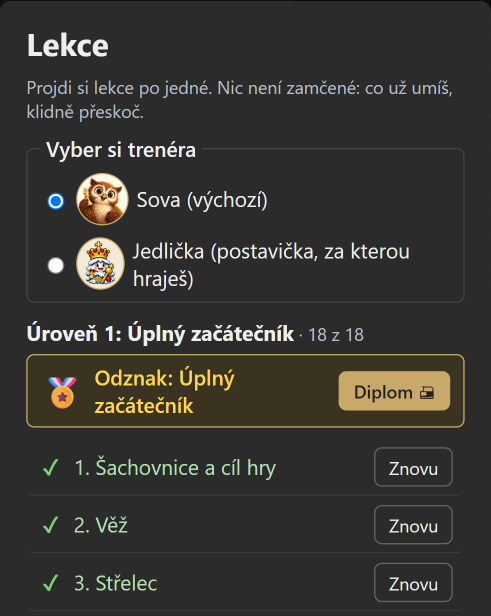
#> input picture assets/social/vanoce-2026/6-12/shots/dip-map.png, 982 x 1232 px, given in place of pz7.png, which was not available (shown at 1/2 size)
$ python prep.py shots/dip-map.png
#> lines starting #> are read from the running program, lines starting #| are printed output that depends on the picture
"""Prepares the pictures and reel specs for December posts 6-12 from the live-site screenshots.
usage: python -I prep.py <dir with raw screenshots>   (writes shots/*, *.json, pf-2027.jpg, ig-svatky.jpg)"""
import json, os, random, sys
from PIL import Image, ImageDraw, ImageFont

RAW = sys.argv[1]
HERE = os.path.dirname(os.path.abspath(__file__))
SHOTS = os.path.join(HERE, "shots")
V1 = os.path.join(HERE, "..", "1-figurky", "shots")
BOLD, REG = r"C:\Windows\Fonts\arialbd.ttf", r"C:\Windows\Fonts\arial.ttf"
BG = (43, 43, 43)


def raw(n):
#> called with n = 'pz7'
    return Image.open(os.path.join(RAW, n + ".png")).convert("RGB")
#> returned value is the input picture: PIL image 982x1232 RGB; mean R, G, B 56.3, 54.8, 51


def save(im, n):
    im.save(os.path.join(SHOTS, n + ".png"))


# puzzle 7: hide the captured-material strip next to the top avatar
p = raw("pz7")
bg = p.getpixel((p.width - 20, 20))
#> bg = (43, 43, 43)
ImageDraw.Draw(p).rectangle((135, 0, 520, 130), fill=bg)
save(p, "pz7")
save(raw("pz10"), "pz10")
#> call 2 of raw, with n = 'pz10'
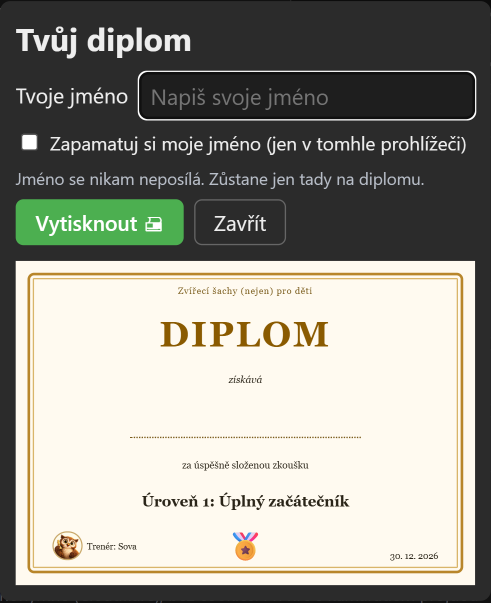
#> input picture assets/social/vanoce-2026/6-12/shots/dip.png, 982 x 1205 px, given in place of pz10.png, which was not available (shown at 1/2 size)
#> in raw, returned value is the input picture: PIL image 982x1205 RGB; mean R, G, B 151.6, 150.2, 140.9

# lesson "Pat a remizy": board without the speech panel, for the question and the 3-step explanation
q = raw("pat4-q")
board = q.crop((0, 0, q.width, 1335))
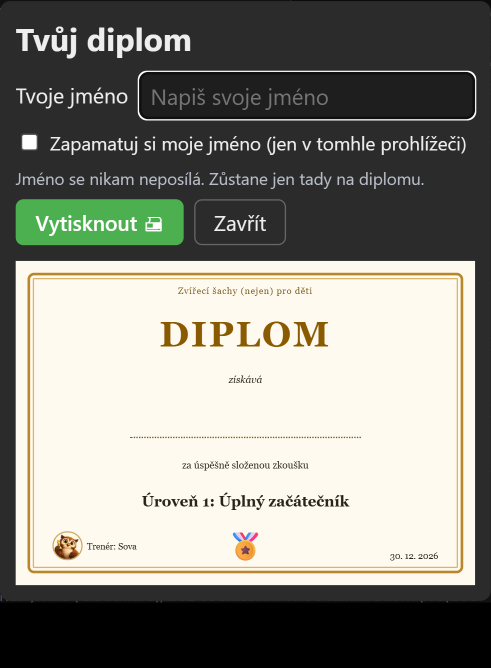
#> board: PIL image 982x1335 RGB (shown at 1/2 size); mean R, G, B 136.8, 135.5, 127.1
save(board, "pat-board")
# red rings on the squares the black king cannot use (g8, g7, h7), in the app's own board geometry
from PIL import Image as I
arr = board.load()
w = board.width
#> w = 982
light = lambda c: c[0] > 220 and c[1] > 210
row = 200
xs = [x for x in range(w) if light(arr[x, row]) or (arr[x, row][1] > arr[x, row][0] + 20)]
#> xs = 43 values from 41 to 951
left, right = xs[0], xs[-1] + 1
#> left = 41; right = 952
col = left + 6
#> col = 47
ys = [y for y in range(60, 1335) if light(arr[col, y]) or (arr[col, y][1] > arr[col, y][0] + 20)]
#> ys = 814 values from 60 to 1169
top = ys[0]
#> top = 60
cell = (right - left) / 8
#> cell = 113.9
print("board", left, right, top, cell)
#| board 41 952 60 113.875
over = board.copy().convert("RGBA")
ring = Image.new("RGBA", over.size, (0, 0, 0, 0))
#> ring: PIL image 982x1335 RGBA; every value is 0
d = ImageDraw.Draw(ring)
for f, r in ((6, 8), (6, 7), (7, 7)):
    x, y = left + f * cell, top + (8 - r) * cell
    d.ellipse((x + 8, y + 8, x + cell - 8, y + cell - 8), outline=(200, 40, 40, 255), width=11)
#> this loop made 3 passes
#> (x, y) on passes 1 to 3: (724.2, 60), (724.2, 173.9), (838.1, 173.9)
save(Image.alpha_composite(over, ring).convert("RGB"), "pat-board-rings")
#> call 4 of save, with n = 'pat-board-rings'
#> in save (call 4), `im.save(os.path.join(SHOTS, n + ".png"))`:
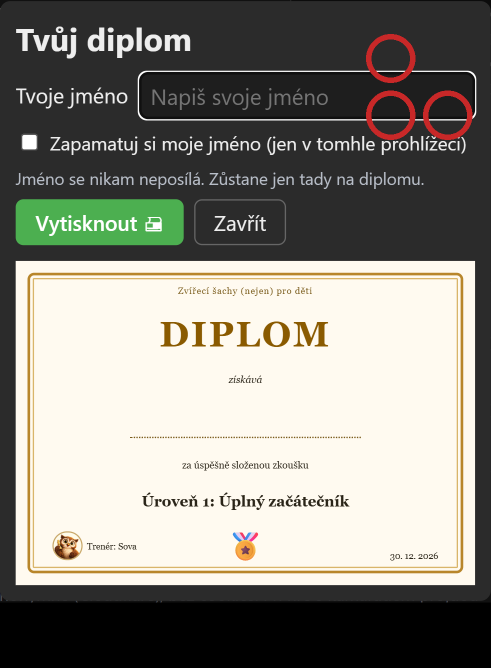
#> saved as pat-board-rings.png: PIL image 982x1335 RGB (shown at 1/2 size); mean R, G, B 137.9, 135.5, 127.1
save(raw("pat5"), "pat-avoid")
#> (the run stopped early here; a loop or call above may not have finished)
